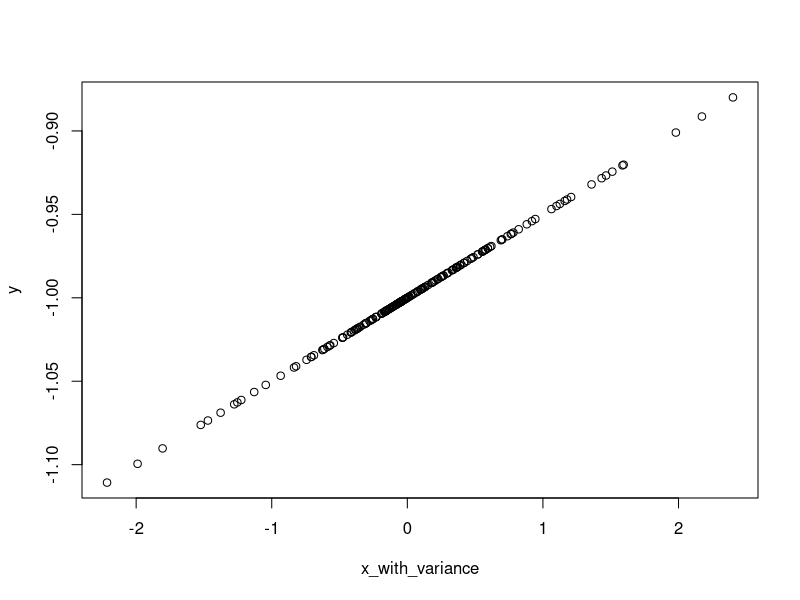
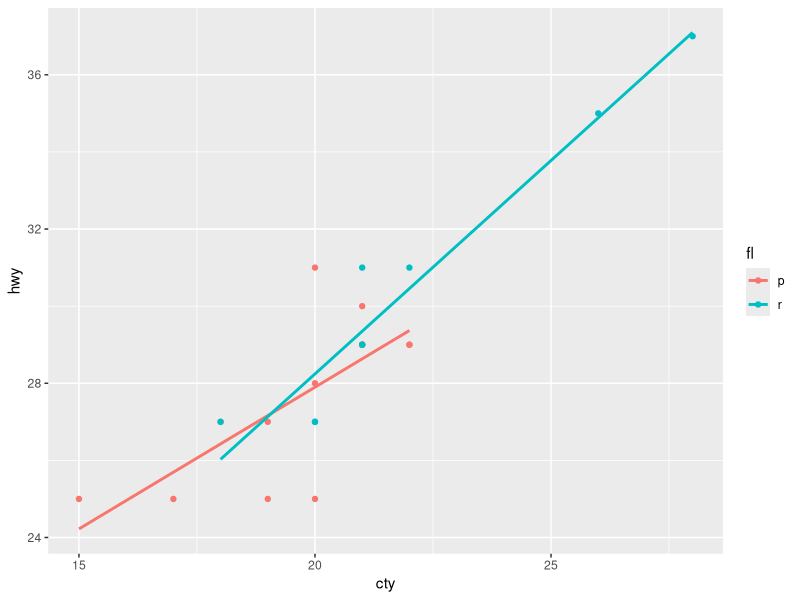

Generate these figures, in order, with R: (Note: this script raises an error after producing the figures.)
## ---- chunk 1
set.seed(1)
x <- rnorm(100,0,1)
## ---- chunk 2
eps <- rnorm(100, 0, 0.25)
## ---- chunk 3
x_with_variance <- c(x,eps)
length(x_with_variance)
y = -1 + .05*x_with_variance
length(y)
## ---- chunk 4
plot(x_with_variance,y)
## ---- chunk 5
library(ggplot2)
library(dplyr)
mpg_new <- mpg %>% 
  filter(year == 2008, class == "compact")
## ---- chunk 6
simple_LR_model <- lm(hwy ~ fl, data = mpg_new)
summary(simple_LR_model)
## ---- chunk 7
View(mpg_new)
multiple_LR_model <- lm(hwy ~ fl+ cty, data = mpg_new)
summary(multiple_LR_model)
## ---- chunk 8
interact_plot <- ggplot(mpg_new, aes(x = cty, y = hwy)) +
  geom_point(aes(color = fl)) +  # color-code points
  geom_smooth(aes(color = fl), method = "lm", se = FALSE)  # add a regression line for each group
print(interact_plot)
## ---- chunk 9
sum(is.na(neccessary_data$beautification))
sum(is.na(neccessary_data$sexual_motivation))
sum(is.na(neccessary_data$assertive_behavior))

sum((neccessary_data$beautification) == 0)
sum((neccessary_data$sexual_motivation) == 0)
sum((neccessary_data$assertive_behavior) == 0)
## ---- chunk 10
neccessary_data %>% 
  ggplot(aes(x=beautification)) +
  geom_bar()
  
neccessary_data %>% 
  ggplot(aes(x = sexual_motivation)) +
  geom_histogram()



neccessary_data %>% 
  ggplot(aes(x=assertive_behavior)) + 
  geom_histogram()
## ---- chunk 11
ggplot(neccessary_data, aes(x = assertive_behavior, y = sexual_motivation)) +
  geom_point(aes(color = beautification)) +  
  geom_smooth(aes(color = beautification), method = "lm", se = TRUE)  
## ---- chunk 12
summary(neccessary_data$assertive_behavior)

## ---- chunk 13
library(boot)
# 1. Propose a causal model explicitly naming the predictor variable X, response variable Y, and mediator M. The causal model proposes that the predictor variable causes changes in *both* the mediator and the response, and that the response variable is caused by changes in *both* the predictor and the mediator.

#x = beautification
#y = assertive behavior
#m = sexual motivation

# 2. Fit a simple linear regression model predicting Y from X, $Y = c_0 + c_1 X$.
first_lm <-lm(assertive_behavior ~ beautification, data = neccessary_data)
# 3. Fit a simple linear regression model predicting M from X, $M = b_0 + b_1 X$.
second_lm <-lm(sexual_motivation ~ beautification,
               data = neccessary_data)
# 4. Fit a multiple linear regression model predicting Y from *both* M and X, $Y = c_0' + c_1'X + c_2'M$.
third_lm <- lm(assertive_behavior ~ beautification + sexual_motivation,
               data = neccessary_data)
# 5. Compute the estimated *direct* effect of X on Y, $c_1$.
print(first_lm$coefficients["beautificationyes"])
direct_effect = 0.268711
# 6. Compute the estimated *indirect* effect of X on Y through the mediator M. We can calculate this as either $c_1 - c_1'$ or $(b_1)(c_2')$.
c_1.1 = 0.07803

indirect_effect = direct_effect - c_1.1
print(indirect_effect)
# 7. Obtain bootstrap confidence intervals for the direct and indirect effects.
